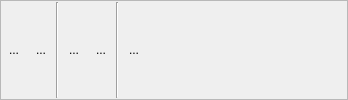
      <widget class="QFrame" name="frame_2">
       <property name="frameShape">
        <enum>QFrame::StyledPanel</enum>
       </property>
       <property name="frameShadow">
        <enum>QFrame::Raised</enum>
       </property>
       <layout class="QHBoxLayout">
        <property name="spacing">
         <number>3</number>
        </property>
        <property name="leftMargin">
         <number>1</number>
        </property>
        <property name="topMargin">
         <number>1</number>
        </property>
        <property name="rightMargin">
         <number>1</number>
        </property>
        <property name="bottomMargin">
         <number>1</number>
        </property>
        <item>
         <widget class="QToolButton" name="tbShaderExecute">
          <property name="toolTip">
           <string>Debug Shader (Ctrl+F5)</string>
          </property>
          <property name="text">
           <string>...</string>
          </property>
          <property name="icon">
           <iconset>
            <normaloff>assets:/icons/shader-execute_32.png</normaloff>assets:/icons/shader-execute_32.png</iconset>
          </property>
          <property name="shortcut">
           <string>Ctrl+F5</string>
          </property>
          <property name="autoRaise">
           <bool>true</bool>
          </property>
         </widget>
        </item>
        <item>
         <widget class="QToolButton" name="tbShaderReset">
          <property name="toolTip">
           <string>Reset Debug Session (Ctrl+Shift+F5)</string>
          </property>
          <property name="text">
           <string>...</string>
          </property>
          <property name="icon">
           <iconset>
            <normaloff>assets:/icons/shader-reset_32.png</normaloff>assets:/icons/shader-reset_32.png</iconset>
          </property>
          <property name="shortcut">
           <string>Ctrl+Shift+F5</string>
          </property>
          <property name="autoRaise">
           <bool>true</bool>
          </property>
         </widget>
        </item>
        <item>
         <widget class="Line" name="line_4">
          <property name="orientation">
           <enum>Qt::Vertical</enum>
          </property>
         </widget>
        </item>
        <item>
         <widget class="QToolButton" name="tbShaderStep">
          <property name="toolTip">
           <string>Step (F11)</string>
          </property>
          <property name="text">
           <string>...</string>
          </property>
          <property name="icon">
           <iconset>
            <normaloff>assets:/icons/shader-next_32.png</normaloff>assets:/icons/shader-next_32.png</iconset>
          </property>
          <property name="shortcut">
           <string>F11</string>
          </property>
          <property name="autoRaise">
           <bool>true</bool>
          </property>
         </widget>
        </item>
        <item>
         <widget class="QToolButton" name="tbShaderStepOver">
          <property name="toolTip">
           <string>Step Over (F10)</string>
          </property>
          <property name="text">
           <string>...</string>
          </property>
          <property name="icon">
           <iconset>
            <normaloff>assets:/icons/go-jump-over_32.png</normaloff>assets:/icons/go-jump-over_32.png</iconset>
          </property>
          <property name="shortcut">
           <string>F10</string>
          </property>
          <property name="autoRaise">
           <bool>true</bool>
          </property>
         </widget>
        </item>
        <item>
         <widget class="Line" name="line_5">
          <property name="orientation">
           <enum>Qt::Vertical</enum>
          </property>
         </widget>
        </item>
        <item>
         <widget class="QToolButton" name="tbShaderFragmentOptions">
          <property name="toolTip">
           <string>Edit Per-Fragment Options ... (F4)</string>
          </property>
          <property name="text">
           <string>...</string>
          </property>
          <property name="icon">
           <iconset>
            <normaloff>assets:/icons/shader-dbg-code_32.png</normaloff>assets:/icons/shader-dbg-code_32.png</iconset>
          </property>
          <property name="shortcut">
           <string>F4</string>
          </property>
          <property name="autoRaise">
           <bool>true</bool>
          </property>
         </widget>
        </item>
        <item>
         <spacer>
          <property name="orientation">
           <enum>Qt::Horizontal</enum>
          </property>
          <property name="sizeHint" stdset="0">
           <size>
            <width>200</width>
            <height>20</height>
           </size>
          </property>
         </spacer>
        </item>
       </layout>
      </widget>
